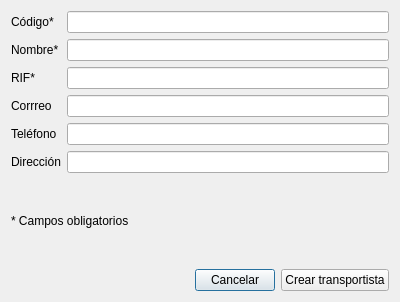
<?xml version="1.0" encoding="UTF-8"?>
<ui version="4.0">
 <class>newCarrier</class>
 <widget class="QDialog" name="newCarrier">
  <property name="geometry">
   <rect>
    <x>0</x>
    <y>0</y>
    <width>400</width>
    <height>302</height>
   </rect>
  </property>
  <property name="windowTitle">
   <string>Dialog</string>
  </property>
  <layout class="QVBoxLayout" name="verticalLayout">
   <item>
    <layout class="QFormLayout" name="formLayout">
     <property name="fieldGrowthPolicy">
      <enum>QFormLayout::AllNonFixedFieldsGrow</enum>
     </property>
     <item row="0" column="0">
      <widget class="QLabel" name="label">
       <property name="text">
        <string>Código*</string>
       </property>
      </widget>
     </item>
     <item row="0" column="1">
      <widget class="QLineEdit" name="codeLineEdit"/>
     </item>
     <item row="1" column="0">
      <widget class="QLabel" name="label_2">
       <property name="text">
        <string>Nombre*</string>
       </property>
      </widget>
     </item>
     <item row="1" column="1">
      <widget class="QLineEdit" name="nameLineEdit"/>
     </item>
     <item row="2" column="0">
      <widget class="QLabel" name="label_3">
       <property name="text">
        <string>RIF*</string>
       </property>
      </widget>
     </item>
     <item row="2" column="1">
      <widget class="QLineEdit" name="rifLineEdit"/>
     </item>
     <item row="3" column="0">
      <widget class="QLabel" name="label_4">
       <property name="text">
        <string>Corrreo</string>
       </property>
      </widget>
     </item>
     <item row="3" column="1">
      <widget class="QLineEdit" name="emailLineEdit"/>
     </item>
     <item row="4" column="0">
      <widget class="QLabel" name="label_5">
       <property name="text">
        <string>Teléfono</string>
       </property>
      </widget>
     </item>
     <item row="4" column="1">
      <widget class="QLineEdit" name="telLineEdit"/>
     </item>
     <item row="5" column="0">
      <widget class="QLabel" name="label_6">
       <property name="text">
        <string>Dirección</string>
       </property>
      </widget>
     </item>
     <item row="5" column="1">
      <widget class="QLineEdit" name="addressLineEdit"/>
     </item>
    </layout>
   </item>
   <item>
    <widget class="QLabel" name="label_7">
     <property name="text">
      <string>* Campos obligatorios</string>
     </property>
    </widget>
   </item>
   <item>
    <layout class="QHBoxLayout" name="horizontalLayout">
     <item>
      <spacer name="horizontalSpacer">
       <property name="orientation">
        <enum>Qt::Horizontal</enum>
       </property>
       <property name="sizeHint" stdset="0">
        <size>
         <width>40</width>
         <height>20</height>
        </size>
       </property>
      </spacer>
     </item>
     <item>
      <widget class="QPushButton" name="cancelButton">
       <property name="text">
        <string>Cancelar</string>
       </property>
      </widget>
     </item>
     <item>
      <widget class="QPushButton" name="createCarrierButton">
       <property name="text">
        <string>Crear transportista</string>
       </property>
      </widget>
     </item>
    </layout>
   </item>
  </layout>
 </widget>
 <resources/>
 <connections/>
</ui>
